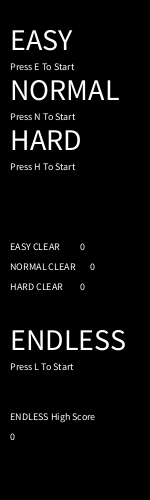
Frame 1 (no input)
Frame 60 (the mouse pressed at the canvas centre just before this capture): identical to frame 1, image omitted
Frame 120 (the mouse held since frame 60 and released just before this capture): identical to frame 1, image omitted

The Processing sketch that drew this single still picture (run headless with seeded random() and noise(); from frame 60 on, the mouse is pressed at the canvas centre):

// Processing sketch: processing_84091
// ── processing_84091.pde

void easy() {
  background(0);
  if (keyPressed) {
    if (keyCode == RIGHT) {
      tx += 3;
    }
    if (keyCode == LEFT) {
      tx -= 3;
    }
    if (keyCode == UP) {
      ty -= 3;
    }
    if (keyCode == DOWN) {
      ty += 3;
    }
  }
  fill(255);
  for(i = 0;i < 10;i ++) {
    rect(x[i],y[i],10,10);
    y[i] += s[i];
    if (y[i] > 500) {
      x[i] = random(150);
      s[i] = random(4,6);
      y[i] = 0;
    }
    if (keyPressed) {
      if (key == ' ') {
        textSize(30);
        text(" RESINED ",7,240);
        act = 10;
      }
    }
    if (ty >= y[i] - 5 && ty <= y[i] + 5 && tx >= x[i] - 5 && tx <= x[i] + 5) {
      textSize(25);
      text("GAMEOVER",7,240);
      act = 10;
    }
  }
  fill(255);
  rect(tx,ty,3,3);
  if (tx <= 0) {
    tx = 3;
  }
  if (tx >= 150) {
    tx = 147;
  }
  if (ty <= 0) {
    ty = 3;
  }
  if (ty >= 500) {
    ty = 497;
  }
  i = 0;
  fill(255);
  textSize(30);
  text(nokori,10,40);
  nokori --;
  if (nokori < 0) {
    text("CLEAR!!",18,240);
    act = 11;
  }
}
void endless() {
  background(0);
  if (es < 1000) {
    rs = 10;
  } else if (es < 2500) {
    rs = 15;
  } else if (es < 5000) {
    rs = 20;
  } else if (es < 10000) {
    rs = 25;
  } else if (es < 30000) {
    rs = 30;
  } else {
    rs = 35;
  }
  if (keyPressed) {
    if (keyCode == RIGHT) {
      tx += 3;
    }
    if (keyCode == LEFT) {
      tx -= 3;
    }
    if (keyCode == UP) {
      ty -= 3;
    }
    if (keyCode == DOWN) {
      ty += 3;
    }
  }
  fill(255);
  for(i = 0;i < 12;i ++) {
    if (es > 800 && es < 1000) {
      fill(random(255), random(255), random(255));
    } else if (es > 2300 && es < 2500) {
      fill(random(255), random(255), random(255));
    } else if (es > 4800 && es < 5000) {
      fill(random(255), random(255), random(255));
    } else if (es > 9800 && es < 10000) {
      fill(random(255), random(255), random(255));
    } else if (es > 28000 && es < 30000) {
      fill(random(255), random(255), random(255));
    } else {
      fill(255);
    }
    rect(x[i],y[i],rs,rs);
    y[i] += s[i];
    if (y[i] > 500) {
      x[i] = random(150);
      s[i] = random(4,6);
      y[i] = 0;
    }
    fill(255);
    if (keyPressed) {
      if (key == ' ') {
        textSize(30);
        text(" RESINED ",7,240);
        act = 100;
      }
    }
    if (ty >= y[i] - rs/2 && ty <= y[i] + rs/2 && tx >= x[i] - rs/2 && tx <= x[i] + rs/2) {
      textSize(25);
      text("GAMEOVER",7,240);
      act = 100;
    }
  }
  fill(255);
  rect(tx,ty,3,3);
  if (tx <= 0) {
    tx = 3;
  }
  if (tx >= 150) {
    tx = 147;
  }
  if (ty <= 0) {
    ty = 3;
  }
  if (ty >= 500) {
    ty = 497;
  }
  i = 0;
  fill(255);
  textSize(30);
  if (es > hs) {
    fill(255,0,0);
  }
  text(es,10,40);
  es ++;
}
void hard() {
  background(0);
  if (keyPressed) {
    if (keyCode == RIGHT) {
      tx += 3;
    }
    if (keyCode == LEFT) {
      tx -= 3;
    }
    if (keyCode == UP) {
      ty -= 3;
    }
    if (keyCode == DOWN) {
      ty += 3;
    }
  }
  fill(255);
  for(i = 0;i < 15;i ++) {
    rect(x[i],y[i],20,20);
    y[i] += s[i];
    if (y[i] > 500) {
      x[i] = random(150);
      s[i] = random(4,6);
      y[i] = 0;
    }
    if (keyPressed) {
      if (key == ' ') {
        textSize(30);
        text(" RESINED ",7,240);
        act = 10;
      }
    }
    if (ty >= y[i] - 10 && ty <= y[i] + 10 && tx >= x[i] - 10 && tx <= x[i] + 10) {
      textSize(25);
      text("GAMEOVER",7,240);
      act = 10;
    }
  }
  fill(255);
  rect(tx,ty,3,3);
  if (tx <= 0) {
    tx = 3;
  }
  if (tx >= 150) {
    tx = 147;
  }
  if (ty <= 0) {
    ty = 3;
  }
  if (ty >= 500) {
    ty = 497;
  }
  i = 0;
  fill(255);
  textSize(30);
  text(nokori,10,40);
  nokori --;
  if (nokori < 0) {
    text("CLEAR!!",18,240);
    act = 13;
  }
}
void normal() {
  background(0);
  if (keyPressed) {
    if (keyCode == RIGHT) {
      tx += 3;
    }
    if (keyCode == LEFT) {
      tx -= 3;
    }
    if (keyCode == UP) {
      ty -= 3;
    }
    if (keyCode == DOWN) {
      ty += 3;
    }
  }
  fill(255);
  for(i = 0;i < 12;i ++) {
    rect(x[i],y[i],15,15);
    y[i] += s[i];
    if (y[i] > 500) {
      x[i] = random(150);
      s[i] = random(4,6);
      y[i] = 0;
    }
    if (keyPressed) {
      if (key == ' ') {
        textSize(30);
        text(" RESINED ",7,240);
        act = 10;
      }
    }
    if (ty >= y[i] - 7.5 && ty <= y[i] + 7.5 && tx >= x[i] - 7.5 && tx <= x[i] + 7.5) {
      textSize(25);
      text("GAMEOVER",7,240);
      act = 10;
    }
  }
  fill(255);
  rect(tx,ty,3,3);
  if (tx <= 0) {
    tx = 3;
  }
  if (tx >= 150) {
    tx = 147;
  }
  if (ty <= 0) {
    ty = 3;
  }
  if (ty >= 500) {
    ty = 497;
  }
  i = 0;
  fill(255);
  textSize(30);
  text(nokori,10,40);
  nokori --;
  if (nokori < 0) {
    text("CLEAR!!",18,240);
    act = 12;
  }
}
void sai() {
  background(0);
  textSize(30);
  fill(255);
  text("EASY",10,50);
  textSize(10);
  text("Press E To Start",10,70);
  textSize(30);
  fill(255);
  text("NORMAL",10,100);
  textSize(10);
  text("Press N To Start",10,120);
  textSize(30);
  fill(255);
  text("HARD",10,150);
  textSize(10);
  text("Press H To Start",10,170);
  if (hc >= 3) {
    textSize(30);
    fill(255);
    text("VERY HARD",10,200);
    textSize(10);
    text("Press V To Start",10,220);
  }
  fill(255);
  text("EASY CLEAR",10,250);
  text(ec,80,250);
  fill(255);
  text("NORMAL CLEAR",10,270);
  text(nc,90,270); 
  fill(255);
  text("HARD CLEAR",10,290);
  text(hc,80,290);
  fill(255);
  if (hc >= 3) {
    text("VERY HARD CLEAR",10,310);
    text(vc,120,310);
  }
  textSize(30);
  fill(255);
  text("ENDLESS", 10, 350);
  textSize(10);
  text("Press L To Start", 10, 370);
  text("ENDLESS High Score", 10, 420);
  fill(255);
  text(hs, 10, 440);
  if (keyPressed) {
    if (key == 'e') {
      act = 1;
    }
    if (key == 'n') {
      act = 2;
    }
    if (key == 'h') {
      act = 3;
    }
    if (key == 'v') {
      if (hc >= 3) {
        act = 4;
      }
    }
    if (key == 'l') {
      act = 5;
    }
  } 
}
    
    void veryhard() {
  background(0);
  if (keyPressed) {
    if (keyCode == RIGHT) {
      tx += 3;
    }
    if (keyCode == LEFT) {
      tx -= 3;
    }
    if (keyCode == UP) {
      ty -= 3;
    }
    if (keyCode == DOWN) {
      ty += 3;
    }
  }
  fill(255);
  for(i = 0;i < 20;i ++) {
    rect(x[i],y[i],20,20);
    y[i] += s[i];
    if (y[i] > 500) {
      x[i] = random(150);
      s[i] = random(4,6);
      y[i] = 0;
    }
    if (keyPressed) {
      if (key == ' ') {
        textSize(30);
        text(" RESINED ",7,240);
        act = 10;
      }
    }
    if (ty >= y[i] - 12.5 && ty <= y[i] + 12.5 && tx >= x[i] - 12.5 && tx <= x[i] + 12.5) {
      textSize(25);
      text("GAMEOVER",7,240);
      act = 10;
    }
  }
  fill(255);
  rect(tx,ty,3,3);
  if (tx <= 0) {
    tx = 3;
  }
  if (tx >= 150) {
    tx = 147;
  }
  if (ty <= 0) {
    ty = 3;
  }
  if (ty >= 500) {
    ty = 497;
  }
  i = 0;
  fill(255);
  textSize(30);
  text(nokori,10,40);
  nokori --;
  if (nokori < 0) {
    text("CLEAR!!",18,240);
    act = 14;
  }
}
int act = 0;
int i = 0;
float [ ] x = {random(150),random(150),random(150),random(150),random(150),random(150),random(150),random(150),random(150),random(150),random(150),random(150),random(150),random(150),random(150),random(150),random(150),random(150),random(150),random(150)};
float [ ] y = {0,0,0,0,0,0,0,0,0,0,0,0,0,0,0,0,0,0,0,0};
float [ ] s = {random(1,3),random(1,3),random(1,3),random(1,3),random(1,3),random(1,3),random(1,3),random(1,3),random(1,3),random(1,3),random(1,3),random(1,3),random(1,3),random(1,3),random(1,3),random(1,3),random(1,3),random(1,3),random(1,3),random(1,3)};
float tx = 75;
float ty = 495;
int nokori = 1800;
int ec = 0;//EASY  クリア回数
int nc = 0;//NOMAL クリア回数
int hc = 0;//HARD  クリア回数
int vc = 0;//V.HARDクリア回数
int es = 0;
int hs = 0;//ENDLS.ハイスコア
float rs = 10;

void setup() {
  size(150,500);
  background(255);
  rectMode(CENTER);
  noStroke();
}

void draw() {
  if (act == 0) {
    sai();
  }
  if (act == 1) {
    easy();
  }
  if (act == 2) {
    normal();
  }
  if (act == 3) {
    hard();
  }
  if (act == 4) {
    veryhard();
  }
  if (act == 5) {
    endless();
  }
  if (act == 10) {
    if (keyPressed && key=='z') {
      for(i = 0;i < 20;i ++) {
        tx = 75;
        ty = 495;
        s[i] = random(1,3);
        x[i] = random(150);
        y[i] = 0;
      }
      act = 0;
      nokori = 1800;
    }
  }
  if (act == 11) {//EASY CLEAR
    if (keyPressed && key=='z') {
      for(i = 0;i < 20;i ++) {
        tx = 75;
        ty = 495;
        s[i] = random(1,3);
        x[i] = random(150);
        y[i] = 0;
      }
      ec ++;
      act = 0;
      nokori = 1800;
    }
  }
  if (act == 12) {//NORMAL CLEAR
    if (keyPressed && key=='z') {
      for(i = 0;i < 20;i ++) {
        tx = 75;
        ty = 495;
        s[i] = random(1,3);
        x[i] = random(150);
        y[i] = 0;
      }
      nc ++;
      act = 0;
      nokori = 1800;
    }
  }
  if (act == 13) {//HARD CLEAR
    if (keyPressed && key=='z') {
      for(i = 0;i < 20;i ++) {
        tx = 75;
        ty = 495;
        s[i] = random(1,3);
        x[i] = random(150);
        y[i] = 0;
      }
      hc ++;
      act = 0;
      nokori = 1800;
    }
  }
  if (act == 14) {//V.HARD CLEAR
    if (keyPressed && key=='z') {
      for(i = 0;i < 20;i ++) {
        tx = 75;
        ty = 495;
        s[i] = random(1,3);
        x[i] = random(150);
        y[i] = 0;
      }
      vc ++;
      act = 0;
      nokori = 1800;
    }
  }
  if (act == 100) {//E.D. HIGHSCORE
    if (keyPressed && key=='z') {
      for(i = 0;i < 20;i ++) {
        tx = 75;
        ty = 495;
        s[i] = random(1,3);
        x[i] = random(150);
        y[i] = 0;
      }
      if (es > hs) {
        hs = es-1;
      }
      act = 0;
      es = 0;
    }
  }
}
